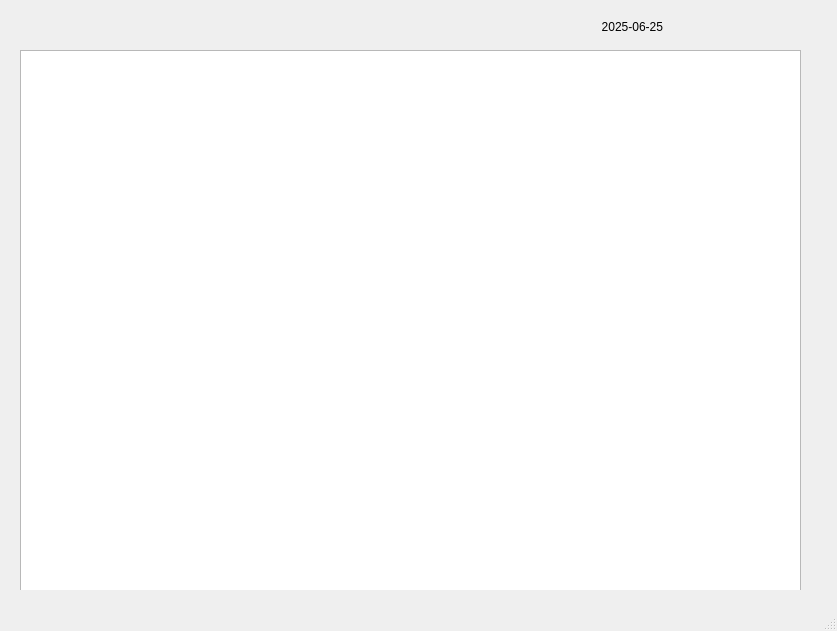
<?xml version="1.0" encoding="UTF-8"?>
<ui version="4.0">
 <class>MainWindow</class>
 <widget class="QMainWindow" name="MainWindow">
  <property name="geometry">
   <rect>
    <x>0</x>
    <y>0</y>
    <width>837</width>
    <height>631</height>
   </rect>
  </property>
  <property name="windowTitle">
   <string>MainWindow</string>
  </property>
  <widget class="QWidget" name="centralwidget">
   <widget class="QStackedWidget" name="stackedWidget">
    <property name="geometry">
     <rect>
      <x>20</x>
      <y>40</y>
      <width>800</width>
      <height>550</height>
     </rect>
    </property>
    <property name="minimumSize">
     <size>
      <width>800</width>
      <height>550</height>
     </size>
    </property>
    <property name="currentIndex">
     <number>2</number>
    </property>
    <widget class="QWidget" name="page_img">
     <widget class="QWidget" name="widget" native="true">
      <property name="geometry">
       <rect>
        <x>0</x>
        <y>10</y>
        <width>781</width>
        <height>551</height>
       </rect>
      </property>
      <layout class="QGridLayout" name="gridLayout_for_analysis"/>
     </widget>
    </widget>
    <widget class="QWidget" name="page_graph">
     <layout class="QGridLayout" name="gridLayout_for_graph">
      <property name="leftMargin">
       <number>0</number>
      </property>
      <property name="topMargin">
       <number>0</number>
      </property>
      <property name="rightMargin">
       <number>0</number>
      </property>
      <property name="bottomMargin">
       <number>0</number>
      </property>
     </layout>
    </widget>
    <widget class="QWidget" name="page_main">
     <widget class="QWidget" name="widget_2" native="true">
      <property name="geometry">
       <rect>
        <x>50</x>
        <y>160</y>
        <width>371</width>
        <height>341</height>
       </rect>
      </property>
      <property name="whatsThis">
       <string/>
      </property>
      <layout class="QGridLayout" name="gridLayout_login">
       <property name="leftMargin">
        <number>0</number>
       </property>
       <property name="topMargin">
        <number>0</number>
       </property>
       <property name="rightMargin">
        <number>0</number>
       </property>
       <property name="bottomMargin">
        <number>0</number>
       </property>
      </layout>
     </widget>
     <widget class="QGraphicsView" name="graphicsView">
      <property name="geometry">
       <rect>
        <x>0</x>
        <y>10</y>
        <width>781</width>
        <height>551</height>
       </rect>
      </property>
      <property name="styleSheet">
       <string notr="true">border-image: url(:/image/bg_big.png);</string>
      </property>
     </widget>
     <zorder>graphicsView</zorder>
     <zorder>widget_2</zorder>
    </widget>
   </widget>
   <widget class="QWidget" name="layoutWidget">
    <property name="geometry">
     <rect>
      <x>580</x>
      <y>10</y>
      <width>221</width>
      <height>24</height>
     </rect>
    </property>
    <layout class="QHBoxLayout" name="horizontalLayout_4">
     <item>
      <widget class="QLabel" name="label_date0_2">
       <property name="text">
        <string>2025-06-25 </string>
       </property>
       <property name="alignment">
        <set>Qt::AlignmentFlag::AlignBottom|Qt::AlignmentFlag::AlignHCenter</set>
       </property>
      </widget>
     </item>
     <item>
      <widget class="QLabel" name="label_status0_2">
       <property name="text">
        <string/>
       </property>
       <property name="alignment">
        <set>Qt::AlignmentFlag::AlignBottom|Qt::AlignmentFlag::AlignLeading|Qt::AlignmentFlag::AlignLeft</set>
       </property>
      </widget>
     </item>
    </layout>
   </widget>
  </widget>
  <widget class="QStatusBar" name="statusbar"/>
 </widget>
 <resources/>
 <connections/>
</ui>
